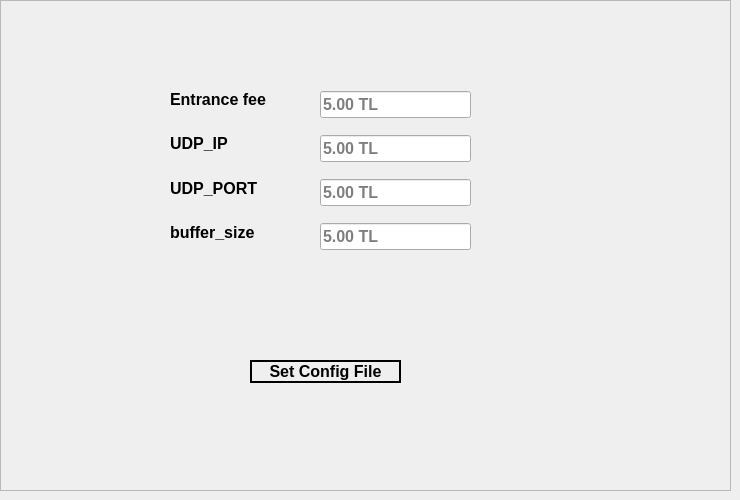
            <widget class="QWidget" name="settings">
             <widget class="QFrame" name="settings_frame">
              <property name="geometry">
               <rect>
                <x>0</x>
                <y>0</y>
                <width>731</width>
                <height>491</height>
               </rect>
              </property>
              <property name="frameShape">
               <enum>QFrame::StyledPanel</enum>
              </property>
              <property name="frameShadow">
               <enum>QFrame::Raised</enum>
              </property>
              <widget class="QPushButton" name="settings_frame_button">
               <property name="geometry">
                <rect>
                 <x>250</x>
                 <y>360</y>
                 <width>151</width>
                 <height>23</height>
                </rect>
               </property>
               <property name="font">
                <font>
                 <pointsize>12</pointsize>
                 <weight>75</weight>
                 <bold>true</bold>
                </font>
               </property>
               <property name="styleSheet">
                <string notr="true">border :2px solid ;
</string>
               </property>
               <property name="text">
                <string>Set Config File</string>
               </property>
              </widget>
              <widget class="QWidget" name="verticalLayoutWidget">
               <property name="geometry">
                <rect>
                 <x>170</x>
                 <y>80</y>
                 <width>141</width>
                 <height>171</height>
                </rect>
               </property>
               <layout class="QVBoxLayout" name="verticalLayout_8">
                <item>
                 <widget class="QLabel" name="settings_frame_label_3">
                  <property name="font">
                   <font>
                    <pointsize>12</pointsize>
                    <weight>75</weight>
                    <bold>true</bold>
                   </font>
                  </property>
                  <property name="text">
                   <string>Entrance fee</string>
                  </property>
                 </widget>
                </item>
                <item>
                 <widget class="QLabel" name="settings_frame_label_4">
                  <property name="font">
                   <font>
                    <pointsize>12</pointsize>
                    <weight>75</weight>
                    <bold>true</bold>
                   </font>
                  </property>
                  <property name="text">
                   <string>UDP_IP</string>
                  </property>
                 </widget>
                </item>
                <item>
                 <widget class="QLabel" name="settings_frame_label_2">
                  <property name="font">
                   <font>
                    <pointsize>12</pointsize>
                    <weight>75</weight>
                    <bold>true</bold>
                   </font>
                  </property>
                  <property name="text">
                   <string>UDP_PORT</string>
                  </property>
                 </widget>
                </item>
                <item>
                 <widget class="QLabel" name="settings_frame_label">
                  <property name="font">
                   <font>
                    <pointsize>12</pointsize>
                    <weight>75</weight>
                    <bold>true</bold>
                   </font>
                  </property>
                  <property name="text">
                   <string>buffer_size</string>
                  </property>
                 </widget>
                </item>
               </layout>
              </widget>
              <widget class="QWidget" name="verticalLayoutWidget_2">
               <property name="geometry">
                <rect>
                 <x>320</x>
                 <y>80</y>
                 <width>151</width>
                 <height>181</height>
                </rect>
               </property>
               <layout class="QVBoxLayout" name="verticalLayout_12">
                <item>
                 <widget class="QLineEdit" name="settings_frame_entry_entrance_fee">
                  <property name="font">
                   <font>
                    <pointsize>12</pointsize>
                    <weight>75</weight>
                    <bold>true</bold>
                   </font>
                  </property>
                  <property name="placeholderText">
                   <string>5.00 TL</string>
                  </property>
                 </widget>
                </item>
                <item>
                 <widget class="QLineEdit" name="settings_frame_entry_udp_ip">
                  <property name="font">
                   <font>
                    <pointsize>12</pointsize>
                    <weight>75</weight>
                    <bold>true</bold>
                   </font>
                  </property>
                  <property name="placeholderText">
                   <string>5.00 TL</string>
                  </property>
                 </widget>
                </item>
                <item>
                 <widget class="QLineEdit" name="settings_frame_entry_udp_port">
                  <property name="font">
                   <font>
                    <pointsize>12</pointsize>
                    <weight>75</weight>
                    <bold>true</bold>
                   </font>
                  </property>
                  <property name="placeholderText">
                   <string>5.00 TL</string>
                  </property>
                 </widget>
                </item>
                <item>
                 <widget class="QLineEdit" name="settings_frame_entry_buffer_size">
                  <property name="font">
                   <font>
                    <pointsize>12</pointsize>
                    <weight>75</weight>
                    <bold>true</bold>
                   </font>
                  </property>
                  <property name="placeholderText">
                   <string>5.00 TL</string>
                  </property>
                 </widget>
                </item>
               </layout>
              </widget>
              <widget class="QLabel" name="settings_frame_information">
               <property name="geometry">
                <rect>
                 <x>250</x>
                 <y>400</y>
                 <width>151</width>
                 <height>51</height>
                </rect>
               </property>
               <property name="font">
                <font>
                 <pointsize>12</pointsize>
                </font>
               </property>
               <property name="text">
                <string/>
               </property>
              </widget>
             </widget>
            </widget>
